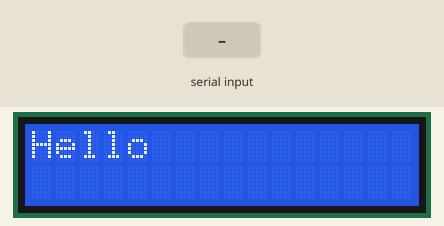
Recording of a sketch running on a simulated Arduino Uno, built with avr-gcc and run on an emulated ATmega328P. On the bench: 16×2 character LCD. The inputs (shaded band) are chosen by the test bench.

Above: at 0.1 s.
3.3 s: "1" received over Serial
At 4.6 s:
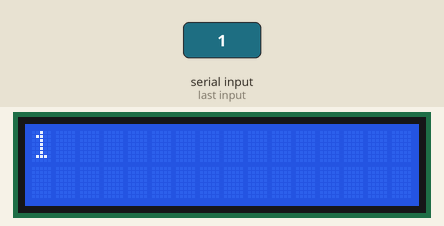
4.9 s: "0" received over Serial
At 5.9 s:
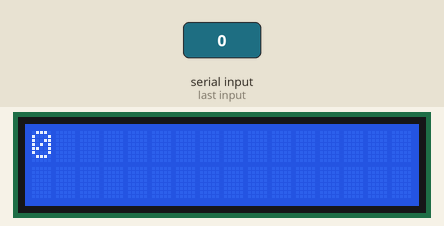
6.5 s: "2" received over Serial
At 7.2 s:
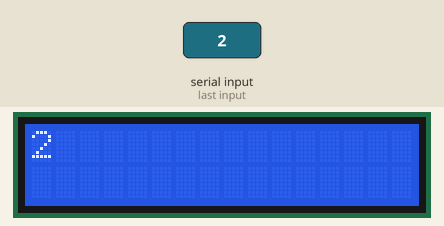
Timing chart, 0 to 9.5 s (numbered marks = the images above; inputs shaded):
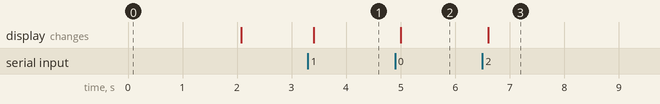

Measured:
- after the input at 3.3 s, the display: changes after 0.10 s (image 1)
- after the input at 4.9 s, the display: changes after 0.10 s (image 2)
- after the input at 6.5 s, the display: changes after 0.10 s (image 3)

The sketch:

16x2_lcd_i2c_serial_print.ino
```cpp
//16*2 LCD Display from serial monitor

//Modified from "YourDuino.com"

//SurtrTech channel (LEBOUIHA)

//Code for displaying a message from the serial monitor

#include <Wire.h> //Libraries needed

#include <LCD.h>

#include <LiquidCrystal_I2C.h>

#define I2C_ADDR 0x27 //I2C adress, you should use the code to scan the adress first (0x27) here

#define BACKLIGHT_PIN 3 // Declaring LCD Pins

#define En_pin 2

#define Rw_pin 1

#define Rs_pin 0

#define D4_pin 4

#define D5_pin 5

#define D6_pin 6

#define D7_pin 7

LiquidCrystal_I2C lcd(I2C_ADDR,En_pin,Rw_pin,Rs_pin,D4_pin,D5_pin,D6_pin,D7_pin);

void setup() {

  Serial.begin(9600); //Serial used

  lcd.begin (16,2);

  lcd.setBacklightPin(BACKLIGHT_PIN,POSITIVE);

  lcd.setBacklight(HIGH); //Lighting backlight

  lcd.home ();

  lcd.print("Hello");

  delay(2000);

  lcd.clear();

}

void loop()

  {

    // when characters arrive over the serial port...

    if (Serial.available()) {

      // wait a bit for the entire message to arrive

      delay(100);

      // clear the screen

      lcd.clear();

      // read all the available characters

      while (Serial.available() > 0) {

        // display each character to the LCD

        lcd.write(Serial.read());

      }

    }

  }
```
